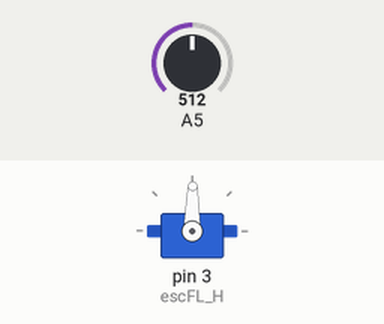
Recording of a sketch running on a simulated Arduino Uno, built with avr-gcc and run on an emulated ATmega328P. Parts: servo. The test bench sets the inputs (shaded band); at power-on: A5 = 512. What the sketch prints to the serial monitor is not drawn.

Above: at 1.2 s.
1.3 s: A5 set to 710
At 1.7 s:
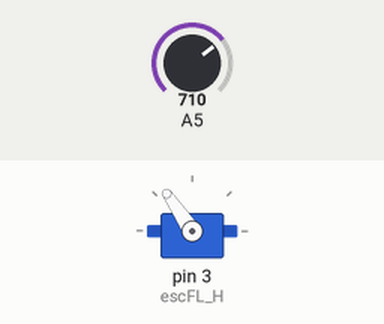
2.8 s: A5 set to 900
At 4.0 s:
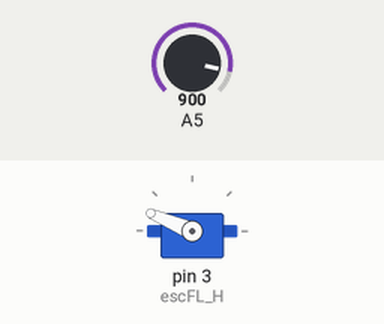
4.3 s: A5 set to 1023
At 5.2 s:
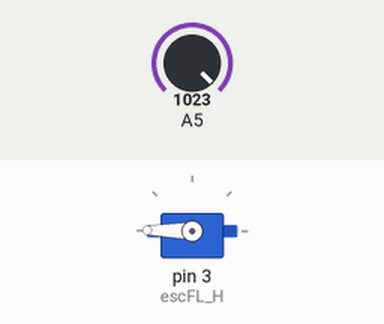
5.8 s: A5 set to 306
At 6.4 s:
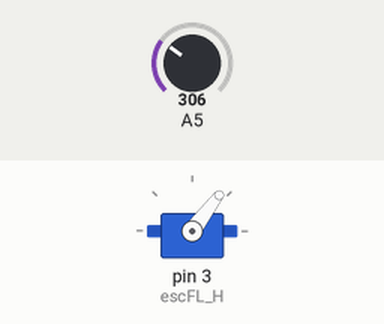
7.3 s: A5 set to 122
At 8.5 s:
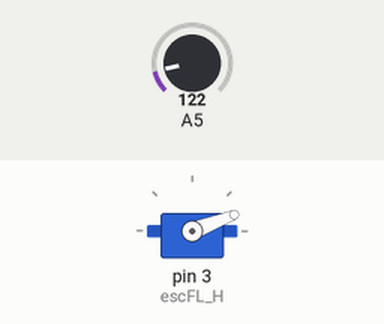
8.8 s: A5 set to 511
At 9.8 s:
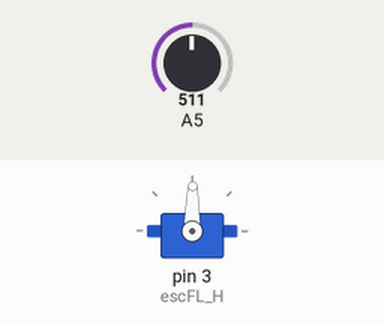
Timing chart, 0 to 11.3 s (numbered marks = the images above; inputs shaded):
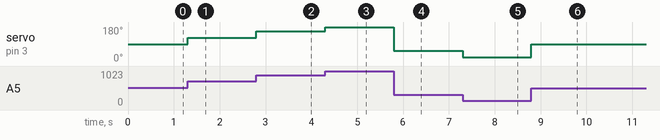

The sketch:

motor_test.ino
```cpp
//Servo
#include <Servo.h>
Servo escFL_H;


//Working:  1, 2, 3, 4, 5, 6, 7, 8

//Macros
#define BAUDRATE      115200
#define SPEED_LIMIT   1.00
#define MINPULS       700
#define MAXPULS       2000
#define pinFL_H       3

//Globals
const uint16_t NEUTRAL = (MAXPULS + MINPULS) / 2;

//Functions
void serial_recv(uint16_t *varA, uint16_t *varB, uint16_t *varC, uint16_t *varD, uint16_t *varE, uint16_t *varF, uint16_t *varG, uint16_t *varH) {
  char serial_in[25] = "000000000000000000000000";
  if(Serial.available()) {
  Serial.readBytes(serial_in, 24);
  *varA = ((serial_in[0] - '0') * 100) + ((serial_in[1] - '0') * 10) + (serial_in[2] - '0') - 100;
  *varB = ((serial_in[3] - '0') * 100) + ((serial_in[4] - '0') * 10) + (serial_in[5] - '0') - 100;
  *varC = ((serial_in[6] - '0') * 100) + ((serial_in[7] - '0') * 10) + (serial_in[8] - '0') - 100;
  *varD = ((serial_in[9] - '0') * 100) + ((serial_in[10] - '0') * 10) + (serial_in[11] - '0') - 100;
  *varE = ((serial_in[12] - '0') * 100) + ((serial_in[13] - '0') * 10) + (serial_in[14] - '0') - 100;
  *varF = ((serial_in[15] - '0') * 100) + ((serial_in[16] - '0') * 10) + (serial_in[17] - '0') - 100;
  *varG = ((serial_in[18] - '0') * 100) + ((serial_in[19] - '0') * 10) + (serial_in[20] - '0') - 100;
  *varH = ((serial_in[21] - '0') * 100) + ((serial_in[22] - '0') * 10) + (serial_in[23] - '0') - 100;
  }
}


void setup() {
  Serial.begin(BAUDRATE);
  escFL_H.attach(3, MINPULS, MAXPULS);
  escFL_H.writeMicroseconds(NEUTRAL);
  //analogReadResolution(10);
  //SerialUSB.println("Begin");

}

void loop() {

  //Serial Recieve
  uint16_t Lx, Ly, Rx, Ry, LT, RT, LB, RB;
  //serial_recv(&Lx, &Ly, &Rx, &Ry, &LT, &RT, &LB, &RB);


  int throttle = analogRead(5);
  throttle = map(throttle, 0, 1023, 0, 179);
  Serial.println(throttle);
  Serial.println(throttle);
  escFL_H.write(throttle);
  delay(1);


}
```

Measured:
- after the input at 1.3 s, servo on pin 3 (escFL_H): 89° → 124° at once
- after the input at 2.8 s, servo on pin 3 (escFL_H): 124° → 157° at once
- after the input at 4.3 s, servo on pin 3 (escFL_H): 157° → 179° at once
- after the input at 5.8 s, servo on pin 3 (escFL_H): 179° → 53° at once
- after the input at 7.3 s, servo on pin 3 (escFL_H): 53° → 21° at once
- after the input at 8.8 s, servo on pin 3 (escFL_H): 21° → 89° at once
